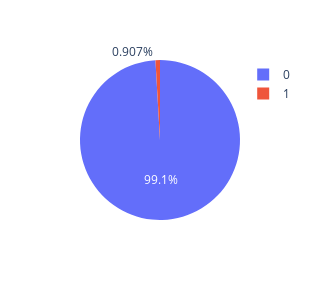

Notebook source saved alongside this figure:
### Code cell
cml = myData['Complain'].value_counts()
fg = pe.pie(myData,cml.index,cml.values)
fg.update_layout(height=300,width=300)

### Figure 1 — Plotly figure (JSON) as saved in the notebook; plotly's stock layout.template omitted (floating-point values rounded to 4 significant figures)
{"data": [{"domain": {"x": [0, 1], "y": [0, 1]}, "hovertemplate": "label=%{label}<br>value=%{value}<extra></extra>", "labels": [0, 1], "legendgroup": "", "name": "", "showlegend": true, "type": "pie", "values": [2185, 20]}], "layout": {"height": 300, "legend": {"tracegroupgap": 0}, "margin": {"t": 60}, "width": 300}}
